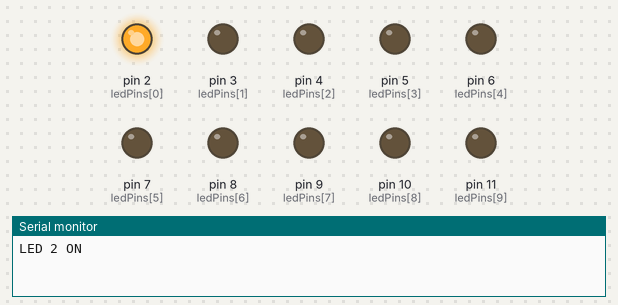
A sketch run on a simulated Arduino Uno, built with avr-gcc and run on an emulated ATmega328P. On the bench: output pins drawn as LEDs (lit = HIGH), the last lines printed to the serial monitor.

Above: at 0.2 s.
At 1.2 s:
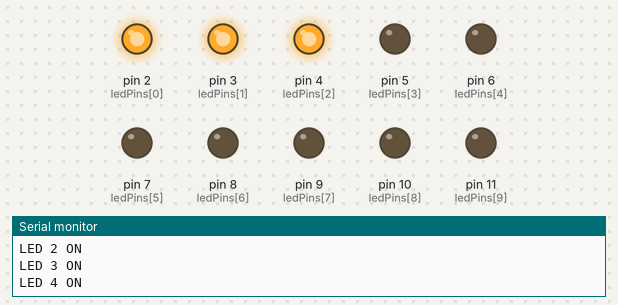
At 2.2 s:
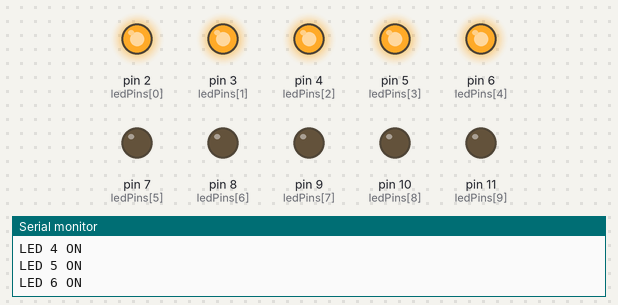
At 4.7 s:
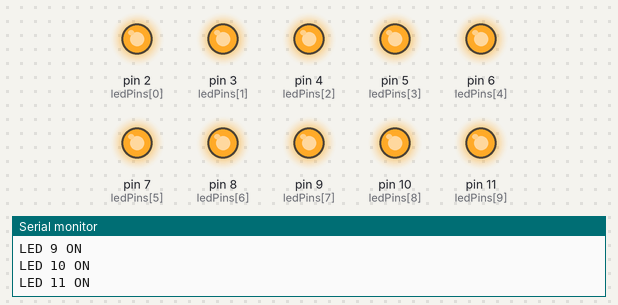
At 7.2 s:
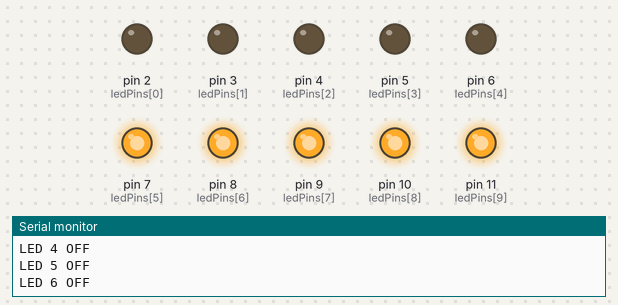
At 9.7 s:
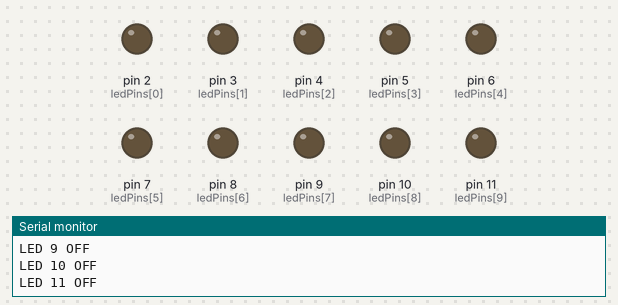
Timing chart, 0 to 13.0 s (numbered marks = the images above):
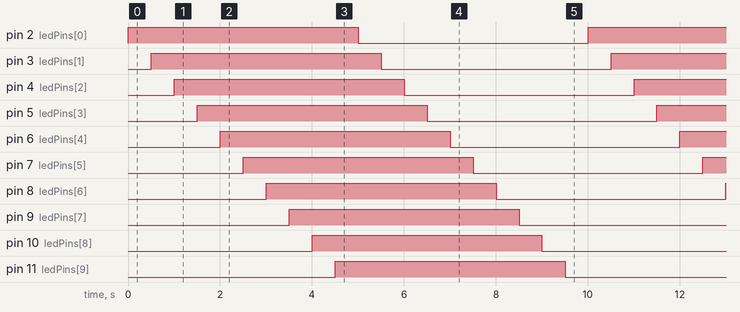

The sketch:

1.1.ino
```cpp
// Define the LED pins
const int ledPins[] = {2, 3, 4, 5, 6, 7, 8, 9, 10, 11};
const int numLeds = 10;

void setup() {
  // Initialize all LED pins as outputs
  for (int i = 0; i < numLeds; i++) {
    pinMode(ledPins[i], OUTPUT);
  }

  // Initialize serial communication at 9600 baud rate
  Serial.begin(9600);
}

void loop() {
  // Turn on LEDs sequentially
  for (int i = 0; i < numLeds; i++) {
    digitalWrite(ledPins[i], HIGH); // Turn on the LED
    Serial.print("LED ");
    Serial.print(ledPins[i]);
    Serial.println(" ON");
    delay(500); // Wait for 500 milliseconds
  }

  // Turn off LEDs sequentially
  for (int i = 0; i < numLeds; i++) {
    digitalWrite(ledPins[i], LOW); // Turn off the LED
    Serial.print("LED ");
    Serial.print(ledPins[i]);
    Serial.println(" OFF");
    delay(500); // Wait for 500 milliseconds
  }
}
```

Measured:
- by itself, pin 2 (ledPins[0]), pin 3 (ledPins[1]), pin 4 (ledPins[2]), pin 5 (ledPins[3]), pin 6 (ledPins[4]), pin 7 (ledPins[5]), pin 8 (ledPins[6]), pin 9 (ledPins[7]), pin 10 (ledPins[8]), pin 11 (ledPins[9]): alternates HIGH for 5.0 s and LOW for 5.0 s
- by itself, everything shown: repeats every 10.0 s, in 20 steps
